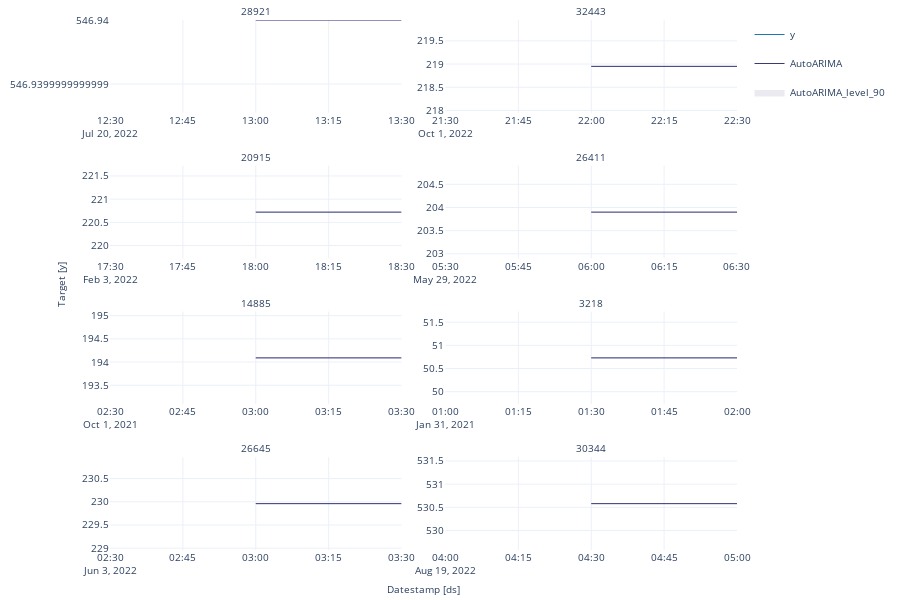

Notebook source saved alongside this figure:
### Code cell
sf.plot(df,forecast_df)

### Figure 1 — Plotly figure (JSON) as saved in the notebook; plotly's stock layout.template omitted (floating-point values rounded to 4 significant figures)
{"data": [{"legendgroup": "y", "line": {"color": "#1f77b4", "width": 1}, "mode": "lines", "name": "y", "showlegend": true, "type": "scatter", "x": ["2022-07-20T12:30:00"], "xaxis": "x", "y": [546.9], "yaxis": "y"}, {"legendgroup": "y", "line": {"color": "#1f77b4", "width": 1}, "mode": "lines", "name": "y", "showlegend": false, "type": "scatter", "x": ["2022-10-01T21:30:00"], "xaxis": "x2", "y": [218.9], "yaxis": "y2"}, {"legendgroup": "y", "line": {"color": "#1f77b4", "width": 1}, "mode": "lines", "name": "y", "showlegend": false, "type": "scatter", "x": ["2022-02-03T17:30:00"], "xaxis": "x3", "y": [220.7], "yaxis": "y3"}, {"legendgroup": "y", "line": {"color": "#1f77b4", "width": 1}, "mode": "lines", "name": "y", "showlegend": false, "type": "scatter", "x": ["2022-05-29T05:30:00"], "xaxis": "x4", "y": [203.9], "yaxis": "y4"}, {"legendgroup": "y", "line": {"color": "#1f77b4", "width": 1}, "mode": "lines", "name": "y", "showlegend": false, "type": "scatter", "x": ["2021-10-01T02:30:00"], "xaxis": "x5", "y": [194.1], "yaxis": "y5"}, {"legendgroup": "y", "line": {"color": "#1f77b4", "width": 1}, "mode": "lines", "name": "y", "showlegend": false, "type": "scatter", "x": ["2021-01-31T01:00:00"], "xaxis": "x6", "y": [50.73], "yaxis": "y6"}, {"legendgroup": "y", "line": {"color": "#1f77b4", "width": 1}, "mode": "lines", "name": "y", "showlegend": false, "type": "scatter", "x": ["2022-06-03T02:30:00"], "xaxis": "x7", "y": [230.0], "yaxis": "y7"}, {"legendgroup": "y", "line": {"color": "#1f77b4", "width": 1}, "mode": "lines", "name": "y", "showlegend": false, "type": "scatter", "x": ["2022-08-19T04:00:00"], "xaxis": "x8", "y": [530.6], "yaxis": "y8"}, {"legendgroup": "AutoARIMA", "line": {"color": "#393b79", "width": 1}, "mode": "lines", "name": "AutoARIMA", "showlegend": true, "type": "scatter", "x": ["2022-07-20T13:00:00", "2022-07-20T13:30:00"], "xaxis": "x", "y": [546.9, 546.9], "yaxis": "y"}, {"fill": "toself", "fillcolor": "#393b79", "legendgroup": "AutoARIMA_level_90", "line": {"color": "#393b79", "width": 1}, "mode": "lines", "name": "AutoARIMA_level_90", "opacity": 0.1, "showlegend": true, "type": "scatter", "x": ["2022-07-20T13:00:00.000000000", "2022-07-20T13:30:00.000000000", "2022-07-20T13:30:00.000000000", "2022-07-20T13:00:00.000000000"], "xaxis": "x", "y": [546.9, 546.9, 546.9, 546.9], "yaxis": "y"}, {"legendgroup": "AutoARIMA", "line": {"color": "#393b79", "width": 1}, "mode": "lines", "name": "AutoARIMA", "showlegend": false, "type": "scatter", "x": ["2022-10-01T22:00:00", "2022-10-01T22:30:00"], "xaxis": "x2", "y": [218.9, 218.9], "yaxis": "y2"}, {"fill": "toself", "fillcolor": "#393b79", "legendgroup": "AutoARIMA_level_90", "line": {"color": "#393b79", "width": 1}, "mode": "lines", "name": "AutoARIMA_level_90", "opacity": 0.1, "showlegend": false, "type": "scatter", "x": ["2022-10-01T22:00:00.000000000", "2022-10-01T22:30:00.000000000", "2022-10-01T22:30:00.000000000", "2022-10-01T22:00:00.000000000"], "xaxis": "x2", "y": [218.9, 218.9, 218.9, 218.9], "yaxis": "y2"}, {"legendgroup": "AutoARIMA", "line": {"color": "#393b79", "width": 1}, "mode": "lines", "name": "AutoARIMA", "showlegend": false, "type": "scatter", "x": ["2022-02-03T18:00:00", "2022-02-03T18:30:00"], "xaxis": "x3", "y": [220.7, 220.7], "yaxis": "y3"}, {"fill": "toself", "fillcolor": "#393b79", "legendgroup": "AutoARIMA_level_90", "line": {"color": "#393b79", "width": 1}, "mode": "lines", "name": "AutoARIMA_level_90", "opacity": 0.1, "showlegend": false, "type": "scatter", "x": ["2022-02-03T18:00:00.000000000", "2022-02-03T18:30:00.000000000", "2022-02-03T18:30:00.000000000", "2022-02-03T18:00:00.000000000"], "xaxis": "x3", "y": [220.7, 220.7, 220.7, 220.7], "yaxis": "y3"}, {"legendgroup": "AutoARIMA", "line": {"color": "#393b79", "width": 1}, "mode": "lines", "name": "AutoARIMA", "showlegend": false, "type": "scatter", "x": ["2022-05-29T06:00:00", "2022-05-29T06:30:00"], "xaxis": "x4", "y": [203.9, 203.9], "yaxis": "y4"}, {"fill": "toself", "fillcolor": "#393b79", "legendgroup": "AutoARIMA_level_90", "line": {"color": "#393b79", "width": 1}, "mode": "lines", "name": "AutoARIMA_level_90", "opacity": 0.1, "showlegend": false, "type": "scatter", "x": ["2022-05-29T06:00:00.000000000", "2022-05-29T06:30:00.000000000", "2022-05-29T06:30:00.000000000", "2022-05-29T06:00:00.000000000"], "xaxis": "x4", "y": [203.9, 203.9, 203.9, 203.9], "yaxis": "y4"}, {"legendgroup": "AutoARIMA", "line": {"color": "#393b79", "width": 1}, "mode": "lines", "name": "AutoARIMA", "showlegend": false, "type": "scatter", "x": ["2021-10-01T03:00:00", "2021-10-01T03:30:00"], "xaxis": "x5", "y": [194.1, 194.1], "yaxis": "y5"}, {"fill": "toself", "fillcolor": "#393b79", "legendgroup": "AutoARIMA_level_90", "line": {"color": "#393b79", "width": 1}, "mode": "lines", "name": "AutoARIMA_level_90", "opacity": 0.1, "showlegend": false, "type": "scatter", "x": ["2021-10-01T03:00:00.000000000", "2021-10-01T03:30:00.000000000", "2021-10-01T03:30:00.000000000", "2021-10-01T03:00:00.000000000"], "xaxis": "x5", "y": [194.1, 194.1, 194.1, 194.1], "yaxis": "y5"}, {"legendgroup": "AutoARIMA", "line": {"color": "#393b79", "width": 1}, "mode": "lines", "name": "AutoARIMA", "showlegend": false, "type": "scatter", "x": ["2021-01-31T01:30:00", "2021-01-31T02:00:00"], "xaxis": "x6", "y": [50.73, 50.73], "yaxis": "y6"}, {"fill": "toself", "fillcolor": "#393b79", "legendgroup": "AutoARIMA_level_90", "line": {"color": "#393b79", "width": 1}, "mode": "lines", "name": "AutoARIMA_level_90", "opacity": 0.1, "showlegend": false, "type": "scatter", "x": ["2021-01-31T01:30:00.000000000", "2021-01-31T02:00:00.000000000", "2021-01-31T02:00:00.000000000", "2021-01-31T01:30:00.000000000"], "xaxis": "x6", "y": [50.73, 50.73, 50.73, 50.73], "yaxis": "y6"}, {"legendgroup": "AutoARIMA", "line": {"color": "#393b79", "width": 1}, "mode": "lines", "name": "AutoARIMA", "showlegend": false, "type": "scatter", "x": ["2022-06-03T03:00:00", "2022-06-03T03:30:00"], "xaxis": "x7", "y": [230.0, 230.0], "yaxis": "y7"}, {"fill": "toself", "fillcolor": "#393b79", "legendgroup": "AutoARIMA_level_90", "line": {"color": "#393b79", "width": 1}, "mode": "lines", "name": "AutoARIMA_level_90", "opacity": 0.1, "showlegend": false, "type": "scatter", "x": ["2022-06-03T03:00:00.000000000", "2022-06-03T03:30:00.000000000", "2022-06-03T03:30:00.000000000", "2022-06-03T03:00:00.000000000"], "xaxis": "x7", "y": [230.0, 230.0, 230.0, 230.0], "yaxis": "y7"}, {"legendgroup": "AutoARIMA", "line": {"color": "#393b79", "width": 1}, "mode": "lines", "name": "AutoARIMA", "showlegend": false, "type": "scatter", "x": ["2022-08-19T04:30:00", "2022-08-19T05:00:00"], "xaxis": "x8", "y": [530.6, 530.6], "yaxis": "y8"}, {"fill": "toself", "fillcolor": "#393b79", "legendgroup": "AutoARIMA_level_90", "line": {"color": "#393b79", "width": 1}, "mode": "lines", "name": "AutoARIMA_level_90", "opacity": 0.1, "showlegend": false, "type": "scatter", "x": ["2022-08-19T04:30:00.000000000", "2022-08-19T05:00:00.000000000", "2022-08-19T05:00:00.000000000", "2022-08-19T04:30:00.000000000"], "xaxis": "x8", "y": [530.6, 530.6, 530.6, 530.6], "yaxis": "y8"}], "layout": {"annotations": [{"font": {"size": 10}, "showarrow": false, "text": "28921", "x": 0.2325, "xanchor": "center", "xref": "paper", "y": 1, "yanchor": "bottom", "yref": "paper"}, {"font": {"size": 10}, "showarrow": false, "text": "32443", "x": 0.7675, "xanchor": "center", "xref": "paper", "y": 1, "yanchor": "bottom", "yref": "paper"}, {"font": {"size": 10}, "showarrow": false, "text": "20915", "x": 0.2325, "xanchor": "center", "xref": "paper", "y": 0.725, "yanchor": "bottom", "yref": "paper"}, {"font": {"size": 10}, "showarrow": false, "text": "26411", "x": 0.7675, "xanchor": "center", "xref": "paper", "y": 0.725, "yanchor": "bottom", "yref": "paper"}, {"font": {"size": 10}, "showarrow": false, "text": "14885", "x": 0.2325, "xanchor": "center", "xref": "paper", "y": 0.45, "yanchor": "bottom", "yref": "paper"}, {"font": {"size": 10}, "showarrow": false, "text": "3218", "x": 0.7675, "xanchor": "center", "xref": "paper", "y": 0.45, "yanchor": "bottom", "yref": "paper"}, {"font": {"size": 10}, "showarrow": false, "text": "26645", "x": 0.2325, "xanchor": "center", "xref": "paper", "y": 0.175, "yanchor": "bottom", "yref": "paper"}, {"font": {"size": 10}, "showarrow": false, "text": "30344", "x": 0.7675, "xanchor": "center", "xref": "paper", "y": 0.175, "yanchor": "bottom", "yref": "paper"}, {"font": {"size": 10}, "showarrow": false, "text": "Datestamp [ds]", "x": 0.5, "xanchor": "center", "xref": "paper", "y": 0, "yanchor": "top", "yref": "paper", "yshift": -30}, {"font": {"size": 10}, "showarrow": false, "text": "Target [y]", "textangle": -90, "x": 0, "xanchor": "right", "xref": "paper", "xshift": -40, "y": 0.5, "yanchor": "middle", "yref": "paper"}], "autosize": true, "font": {"size": 10}, "height": 600, "margin": {"b": 50, "l": 60, "r": 10, "t": 20}, "xaxis": {"anchor": "y", "domain": [0, 0.465], "showticklabels": true, "visible": true}, "xaxis2": {"anchor": "y2", "domain": [0.535, 1.0], "showticklabels": true, "visible": true}, "xaxis3": {"anchor": "y3", "domain": [0, 0.465], "showticklabels": true, "visible": true}, "xaxis4": {"anchor": "y4", "domain": [0.535, 1.0], "showticklabels": true, "visible": true}, "xaxis5": {"anchor": "y5", "domain": [0, 0.465], "showticklabels": true, "visible": true}, "xaxis6": {"anchor": "y6", "domain": [0.535, 1.0], "showticklabels": true, "visible": true}, "xaxis7": {"anchor": "y7", "domain": [0, 0.465], "showticklabels": true, "visible": true}, "xaxis8": {"anchor": "y8", "domain": [0.535, 1.0], "showticklabels": true, "visible": true}, "yaxis": {"anchor": "x", "domain": [0.825, 1]}, "yaxis2": {"anchor": "x2", "domain": [0.825, 1]}, "yaxis3": {"anchor": "x3", "domain": [0.55, 0.725]}, "yaxis4": {"anchor": "x4", "domain": [0.55, 0.725]}, "yaxis5": {"anchor": "x5", "domain": [0.275, 0.45]}, "yaxis6": {"anchor": "x6", "domain": [0.275, 0.45]}, "yaxis7": {"anchor": "x7", "domain": [0, 0.175]}, "yaxis8": {"anchor": "x8", "domain": [0, 0.175]}}}
